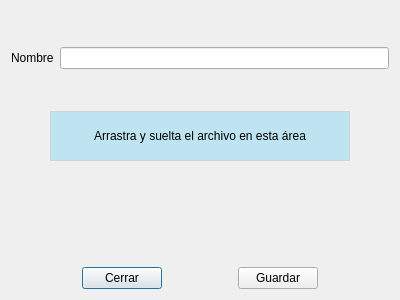
<?xml version="1.0" encoding="UTF-8"?>
<ui version="4.0">
 <class>frm_aditional_document</class>
 <widget class="QDialog" name="frm_aditional_document">
  <property name="geometry">
   <rect>
    <x>0</x>
    <y>0</y>
    <width>400</width>
    <height>300</height>
   </rect>
  </property>
  <property name="windowTitle">
   <string>Documento de vehículo</string>
  </property>
  <layout class="QGridLayout" name="gridLayout">
   <item row="0" column="0">
    <layout class="QFormLayout" name="formLayout">
     <property name="labelAlignment">
      <set>Qt::AlignmentFlag::AlignLeading|Qt::AlignmentFlag::AlignLeft|Qt::AlignmentFlag::AlignVCenter</set>
     </property>
     <property name="formAlignment">
      <set>Qt::AlignmentFlag::AlignLeading|Qt::AlignmentFlag::AlignLeft|Qt::AlignmentFlag::AlignVCenter</set>
     </property>
     <item row="0" column="0">
      <widget class="QLabel" name="lbl_name">
       <property name="text">
        <string>Nombre</string>
       </property>
      </widget>
     </item>
     <item row="0" column="1">
      <widget class="QLineEdit" name="txt_name"/>
     </item>
    </layout>
   </item>
   <item row="1" column="0">
    <layout class="QHBoxLayout" name="horizontalLayout_4">
     <item>
      <spacer name="horizontalSpacer_3">
       <property name="orientation">
        <enum>Qt::Orientation::Horizontal</enum>
       </property>
       <property name="sizeHint" stdset="0">
        <size>
         <width>40</width>
         <height>20</height>
        </size>
       </property>
      </spacer>
     </item>
     <item>
      <widget class="QLabel" name="lbl_dragdrop">
       <property name="sizePolicy">
        <sizepolicy hsizetype="Fixed" vsizetype="Fixed">
         <horstretch>0</horstretch>
         <verstretch>0</verstretch>
        </sizepolicy>
       </property>
       <property name="minimumSize">
        <size>
         <width>300</width>
         <height>50</height>
        </size>
       </property>
       <property name="acceptDrops">
        <bool>true</bool>
       </property>
       <property name="styleSheet">
        <string notr="true">border: 1px solid lightgrey;
background: rgb(191, 228, 241)</string>
       </property>
       <property name="text">
        <string>Arrastra y suelta el archivo en esta área</string>
       </property>
       <property name="alignment">
        <set>Qt::AlignmentFlag::AlignCenter</set>
       </property>
      </widget>
     </item>
     <item>
      <spacer name="horizontalSpacer_5">
       <property name="orientation">
        <enum>Qt::Orientation::Horizontal</enum>
       </property>
       <property name="sizeHint" stdset="0">
        <size>
         <width>40</width>
         <height>20</height>
        </size>
       </property>
      </spacer>
     </item>
    </layout>
   </item>
   <item row="2" column="0">
    <widget class="QLabel" name="lbl_path">
     <property name="text">
      <string/>
     </property>
     <property name="alignment">
      <set>Qt::AlignmentFlag::AlignCenter</set>
     </property>
     <property name="wordWrap">
      <bool>true</bool>
     </property>
    </widget>
   </item>
   <item row="3" column="0">
    <layout class="QHBoxLayout" name="horizontalLayout">
     <item>
      <spacer name="horizontalSpacer">
       <property name="orientation">
        <enum>Qt::Orientation::Horizontal</enum>
       </property>
       <property name="sizeHint" stdset="0">
        <size>
         <width>40</width>
         <height>20</height>
        </size>
       </property>
      </spacer>
     </item>
     <item>
      <widget class="QPushButton" name="btn_close">
       <property name="text">
        <string>Cerrar</string>
       </property>
      </widget>
     </item>
     <item>
      <spacer name="horizontalSpacer_4">
       <property name="orientation">
        <enum>Qt::Orientation::Horizontal</enum>
       </property>
       <property name="sizeHint" stdset="0">
        <size>
         <width>40</width>
         <height>20</height>
        </size>
       </property>
      </spacer>
     </item>
     <item>
      <widget class="QPushButton" name="btn_save">
       <property name="text">
        <string>Guardar</string>
       </property>
      </widget>
     </item>
     <item>
      <spacer name="horizontalSpacer_2">
       <property name="orientation">
        <enum>Qt::Orientation::Horizontal</enum>
       </property>
       <property name="sizeHint" stdset="0">
        <size>
         <width>40</width>
         <height>20</height>
        </size>
       </property>
      </spacer>
     </item>
    </layout>
   </item>
  </layout>
 </widget>
 <tabstops>
  <tabstop>txt_name</tabstop>
  <tabstop>btn_close</tabstop>
  <tabstop>btn_save</tabstop>
 </tabstops>
 <resources/>
 <connections/>
</ui>
